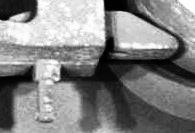
#> input picture HOG_SVM-master/image/test_DJ_new/015.jpg, 195 x 133 px, found by its file name; its folder holds only this picture in this run
$ python change_size.py   (older library calls are emulated)
#> lines starting #> are read from the running program, lines starting #| are printed output that depends on the picture
#coding=utf-8
from PIL import Image
import os
image_width = 160
image_height = 128
def fixed_size(filePath,savePath):
    """按照固定尺寸处理图片"""
    im = Image.open(filePath)
#> im is the input picture: PIL image 195x133 RGB; min 0, max 255, mean 129.2
    out = im.resize((image_width, image_height), Image.ANTIALIAS)
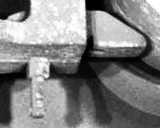
#> out: PIL image 160x128 RGB; min 0, max 255, mean 129.2
    out.save(savePath)


def changeSize():
    filePath = r'C:\PLY\Graduation Design\HOG_SVM-master\image\test_DJ_new'
    destPath = r'C:\PLY\Graduation Design\HOG_SVM-master\image\test_DJ_resize_new'
    if not os.path.exists(destPath):
        os.makedirs(destPath)
    for root, dirs, files in os.walk(filePath):
        for file in files:
            if file[-1]=='g':
                fixed_size(os.path.join(filePath, file), os.path.join(destPath, file))
    print('Done')

if __name__ == '__main__':
    changeSize()

$ run again, on HOG_SVM-master/image/test_DJ_new/054.jpg
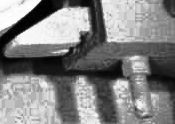
#> input picture HOG_SVM-master/image/test_DJ_new/054.jpg, 175 x 124 px, found by its file name
#> in fixed_size, im is the input picture: PIL image 175x124 RGB; min 0, max 255, mean 130.8
#> in fixed_size, `out = im.resize((image_width, image_height), Image.ANTIALIAS)`:
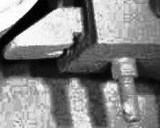
#> out: PIL image 160x128 RGB; min 0, max 255, mean 130.8

$ run again, on HOG_SVM-master/image/test_DJ_new/069.jpg
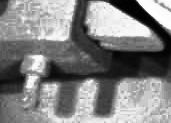
#> input picture HOG_SVM-master/image/test_DJ_new/069.jpg, 171 x 123 px, found by its file name
#> in fixed_size, im is the input picture: PIL image 171x123 RGB; min 0, max 255, mean 130.7
#> in fixed_size, `out = im.resize((image_width, image_height), Image.ANTIALIAS)`:
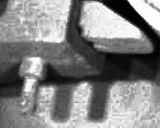
#> out: PIL image 160x128 RGB; min 0, max 255, mean 130.7

$ run again, on HOG_SVM-master/image/test_DJ_new/031.jpg
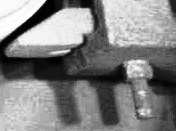
#> input picture HOG_SVM-master/image/test_DJ_new/031.jpg, 176 x 131 px, found by its file name
#> in fixed_size, im is the input picture: PIL image 176x131 RGB; min 0, max 255, mean 129.8
#> in fixed_size, `out = im.resize((image_width, image_height), Image.ANTIALIAS)`:
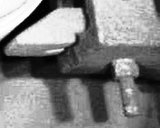
#> out: PIL image 160x128 RGB; min 0, max 255, mean 129.8
